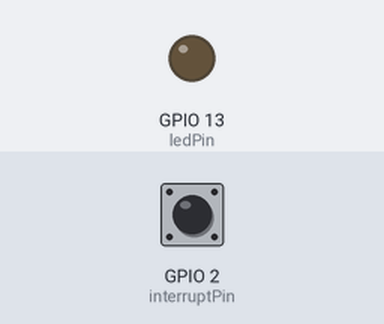
A sketch run on a simulated ESP32. Parts: output pins drawn as LEDs (lit = HIGH). The test bench sets the inputs (shaded band); at power-on: GPIO 2 (interruptPin) HIGH.

Above: at 1.2 s.
1.3 s: GPIO 2 (interruptPin) pulled LOW for 0.15 s
At 1.37 s:
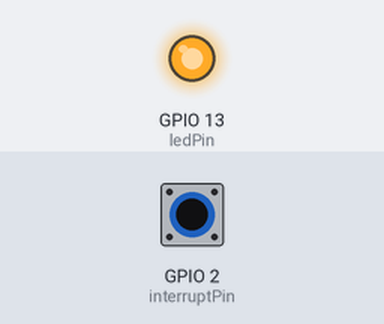
2.9 s: GPIO 2 (interruptPin) pulled LOW for 3.2 s
At 7.2 s:
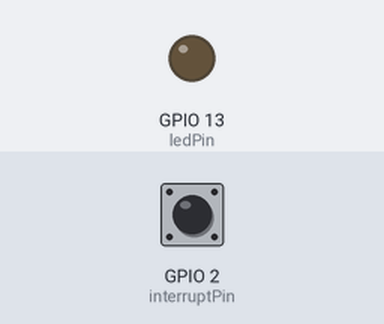
Timing chart, 0 to 8.7 s (numbered marks = the images above; inputs shaded):
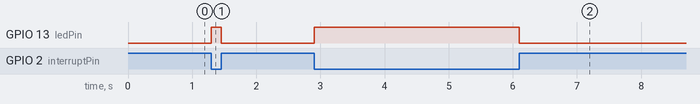

Measured:
- after the input at 1.3 s, GPIO 13 (ledPin): LOW → HIGH at once, → LOW 0.15 s later
- after the input at 2.9 s, GPIO 13 (ledPin): LOW → HIGH at once, → LOW 3.2 s later

The sketch:

simple_interrupt.ino
```cpp
const byte ledPin = 13;
const byte interruptPin = 2;
volatile byte state = LOW;

portMUX_TYPE synch = portMUX_INITIALIZER_UNLOCKED;

void setup() {
  pinMode(ledPin, OUTPUT);
  pinMode(interruptPin, INPUT_PULLUP);
  attachInterrupt(digitalPinToInterrupt(interruptPin), blink_isr, CHANGE);
}

void loop() {
  digitalWrite(ledPin, state);
}

void blink_isr() {
  portENTER_CRITICAL(&synch);
  state = !state;
  portEXIT_CRITICAL(&synch);
}
```
